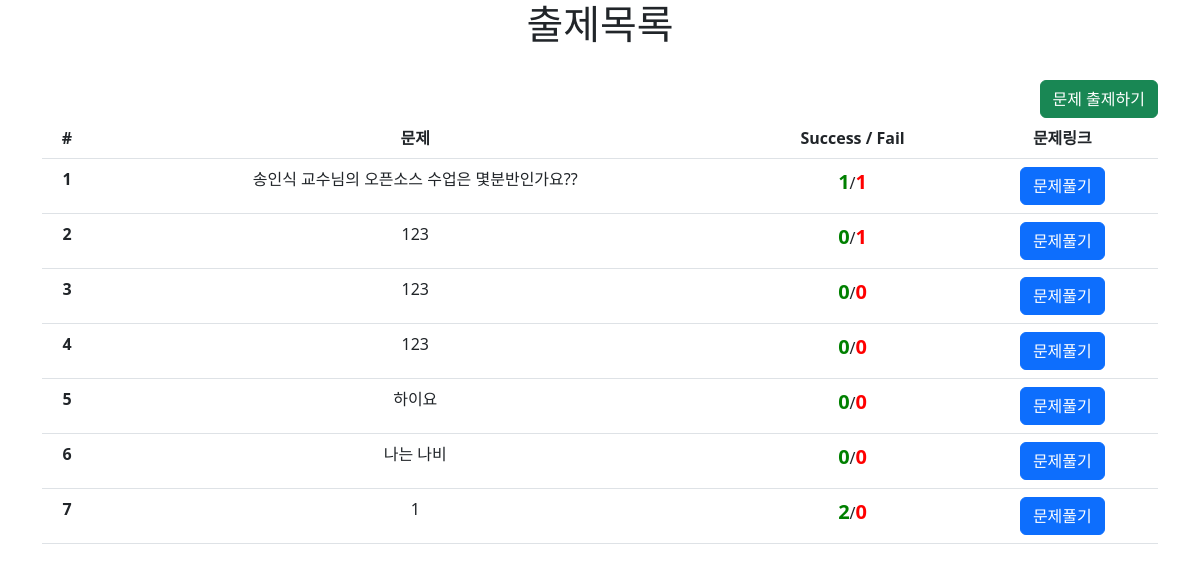
The page / on the database its author committed.
### main/models.py (models this page shows)
class Problem(models.Model):
    id = models.AutoField(primary_key=True)
    title = models.CharField(max_length=100)
    question1 = models.CharField(max_length=100)
    question2 = models.CharField(max_length=100)
    question3 = models.CharField(max_length=100)
    question4 = models.CharField(max_length=100)
    answer_number = models.IntegerField(default=0)
    success = models.IntegerField(default=0)
    fail = models.IntegerField(default=0)

### main/views.py (the view)
# urls.py: path('', index),
def index(request):
    problemList = Problem.objects.all().order_by('-id')
    data = {'problemList': problemList}
    return render(request,'main/index.html', data)

### main/templates/main/index.html (shortened to what this page needs)
<!DOCTYPE html>
<html lang="en">
<head>
    <link href="https://cdn.jsdelivr.net/npm/bootstrap@5.2.0-beta1/dist/css/bootstrap.min.css" rel="stylesheet">
</head>
<body>
    <div class="container" style="text-align: center">
        <h1>출제목록</h1> <br/>
        <div style="text-align: end">
            <a href="/boardForm" class="btn btn-success">문제 출제하기</a>
        </div>
        <table class="table">
          <thead>
            <tr>
              <th scope="col">#</th>
              <th scope="col">문제</th>
              <th scope="col">Success / Fail</th>
              <th scope="col">문제링크</th>
            </tr>
          </thead>
          <tbody>
            {% for foo in problemList %}
                <tr class="box">
                  <th scope="row">{{ forloop.counter }}</th>
                  <td>{{ foo.title }}</td>
                  <td><span style="color: green; font-size:20px; font-weight: bold">{{ foo.success }}</span>/<span style="color: red; font-size:20px; font-weight: bold">{{ foo.fail }}</span></td>
                  <td><a href="/board/{{ foo.id }}" class="btn btn-primary">문제풀기</a></td>
                </tr>
            {% endfor %}
          </tbody>
        </table>
    </div>
</body>
</html>

### rows shown on the page
Problem: title "송인식 교수님의 오픈소스 수업은 몇분반인가요??", success "1", fail "1"
Problem: title "123", success "0", fail "1"
Problem: title "123", success "0", fail "0"
Problem: title "123", success "0", fail "0"
Problem: title "하이요", success "0", fail "0"
Problem: title "나는 나비", success "0", fail "0"
Problem: title "1", success "2", fail "0"
